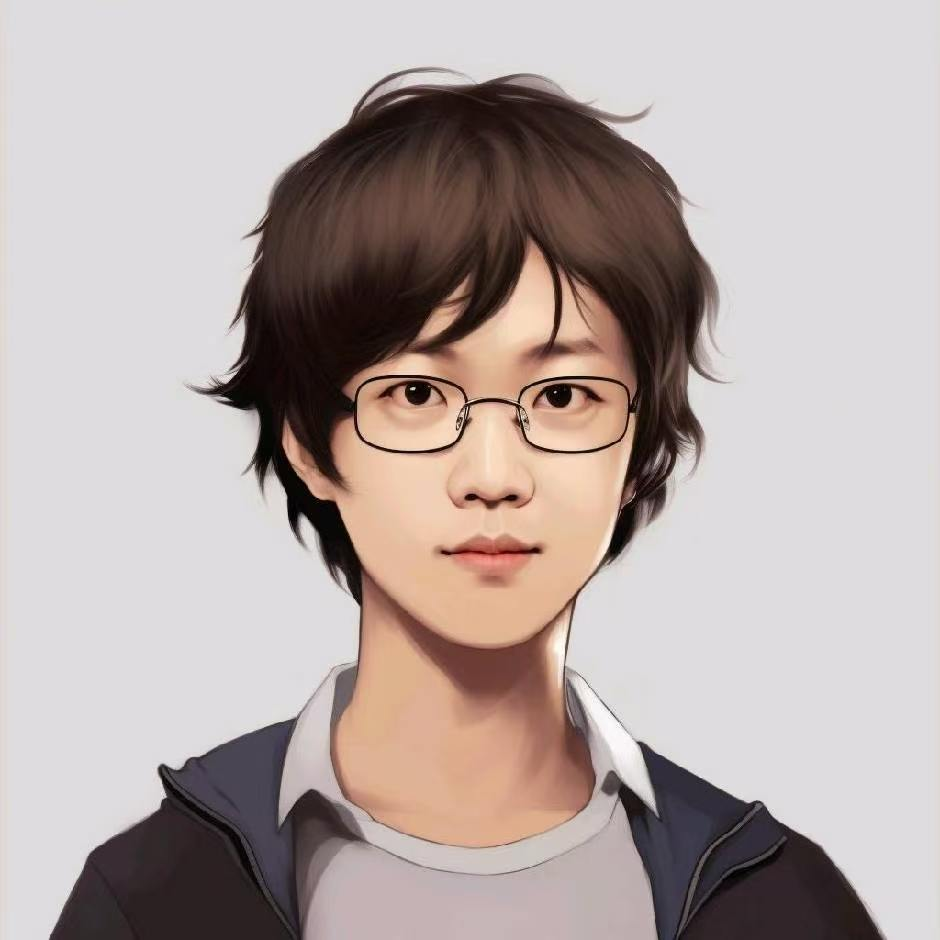
#> input picture claude-code-deepseek/deck/assets/user-photo.png, 940 x 940 px
$ python chroma_cut.py ../../../../claude-code-deepseek/deck/assets/user-photo.png ../../../../claude-code-deepseek/deck/assets/outro-bg-v2.png 1.0
#> lines starting #> are read from the running program, lines starting #| are printed output that depends on the picture; after the words box and inside, x2 and y2 are one past the last pixel; in counts of white or black regions, pixels touching at a corner belong together
#!/usr/bin/env python3
"""连通域色键抠图：去掉与图像边缘连通的纯色背景，保护主体内部孔洞
   (例如封面笔记本浅色屏幕不会被误删)。用法: chroma_cut.py in.png out.png [thr]"""
import sys
import numpy as np
from PIL import Image, ImageFilter

inp, outp = sys.argv[1], sys.argv[2]
thr = float(sys.argv[3]) if len(sys.argv) > 3 else 52.0

im = Image.open(inp).convert("RGBA")
#> im is the input picture: PIL image 940x940 RGBA; mean R, G, B, A 182, 170.1, 167.6, 255
arr = np.asarray(im).copy()
rgb = arr[..., :3].astype(np.float32)

# 背景色 = 四角 24x24 块平均
c = np.concatenate([
    rgb[:24, :24].reshape(-1, 3), rgb[:24, -24:].reshape(-1, 3),
    rgb[-24:, :24].reshape(-1, 3), rgb[-24:, -24:].reshape(-1, 3)])
#> c = 2304 rows, first 8: [223, 218, 215], [223, 218, 215], [223, 217, 217], [223, 217, 217], [222, 218, 217], [222, 218, 217], [220, 218, 219], [220, 218, 219]
bg = c.mean(0)
#> bg = [221.5, 219.5, 221.2]
dist = np.sqrt(((rgb - bg) ** 2).sum(-1))
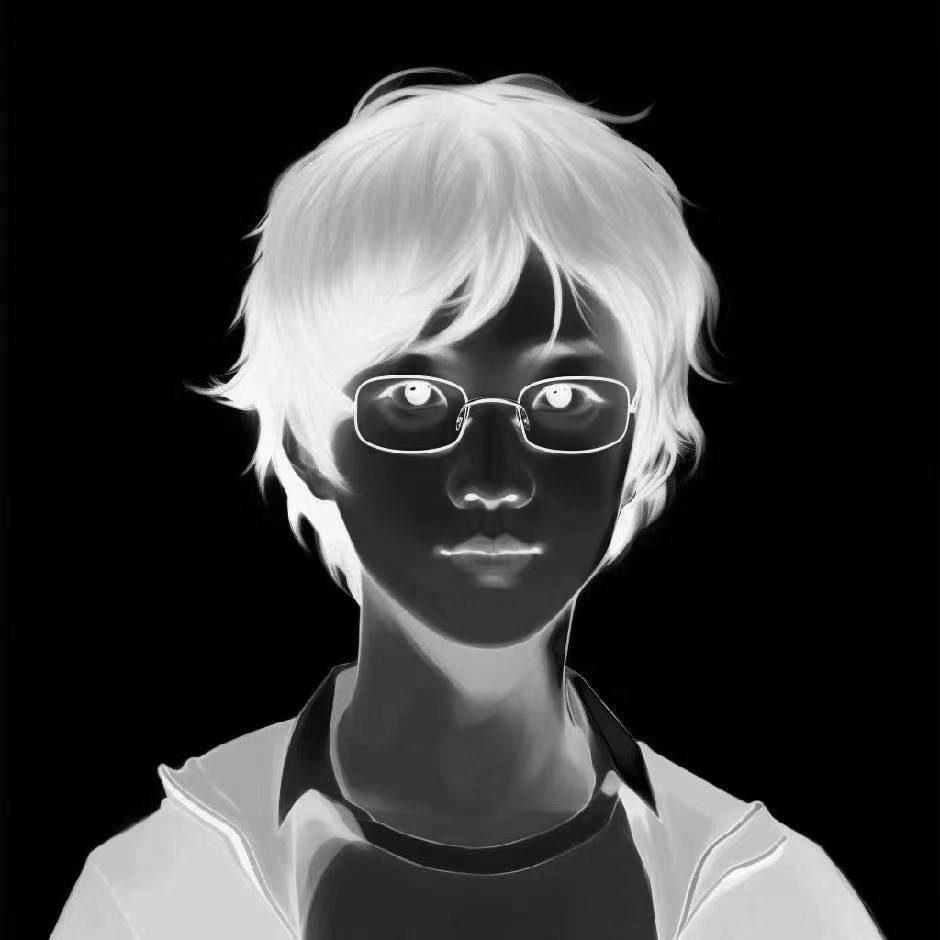
#> dist: shape (940, 940) float32; min 0.684, max 382.4, mean 87; drawn with min black and max white
bgmask = dist < thr
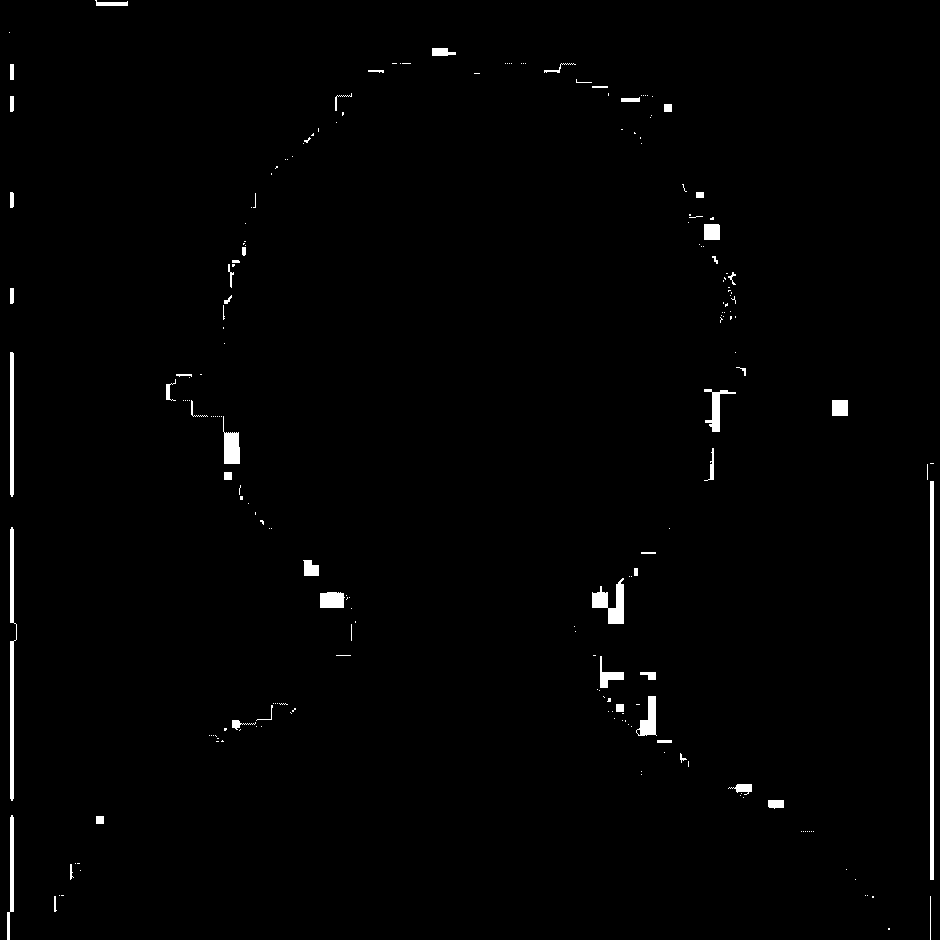
#> bgmask: shape (940, 940) bool; 1.1% white; 214 white regions (162 under 20 px), largest, box (x1, y1, x2, y2) and area: (930, 481, 934, 880) 1596, (10, 527, 17, 801) 1036, (592, 578, 624, 624) 728

# 只删与边缘连通的背景；主体内部接近背景色的孔洞保留
try:
    from scipy import ndimage
    lbl, n = ndimage.label(bgmask)
#> lbl: shape (940, 940) int32; 324 distinct labels, from 0 to 323
#> n = 323
    edge = np.unique(np.concatenate([lbl[0], lbl[-1], lbl[:, 0], lbl[:, -1]]))
#> edge = [0, 1, 321, 322]
    edge = edge[edge != 0]
#> edge = [1, 321, 322]
    connected = np.isin(lbl, edge)
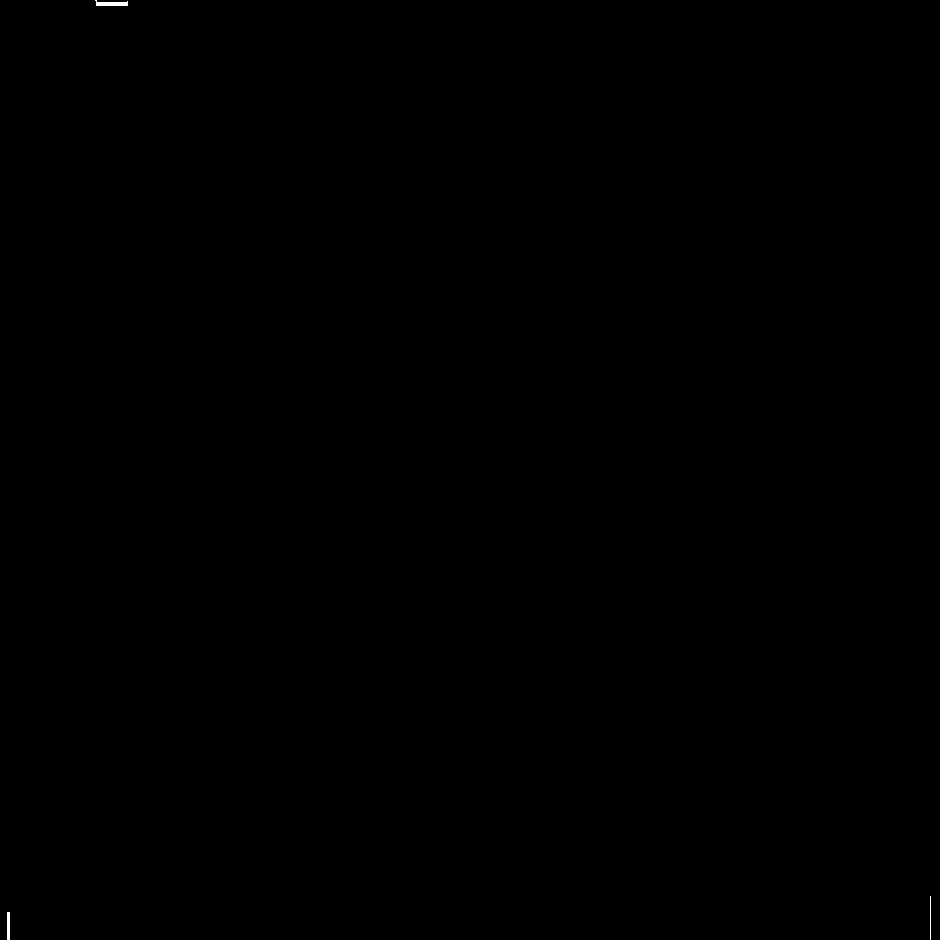
#> connected: shape (940, 940) bool; 0.03% white; 3 white regions, box (x1, y1, x2, y2) and area: (95, 0, 128, 6) 132, (7, 912, 10, 940) 84, (930, 896, 931, 940) 44
    mode = f"connected-component (scipy, {n} labels)"
#> mode = 'connected-component (scipy, 323 labels)'
except Exception as e:
    connected = bgmask
    mode = f"flat-threshold (no scipy: {e})"

alpha = np.where(connected, 0, 255).astype(np.uint8)
# 边缘羽化 1.2px
alpha_img = Image.fromarray(alpha).filter(ImageFilter.GaussianBlur(1.2))
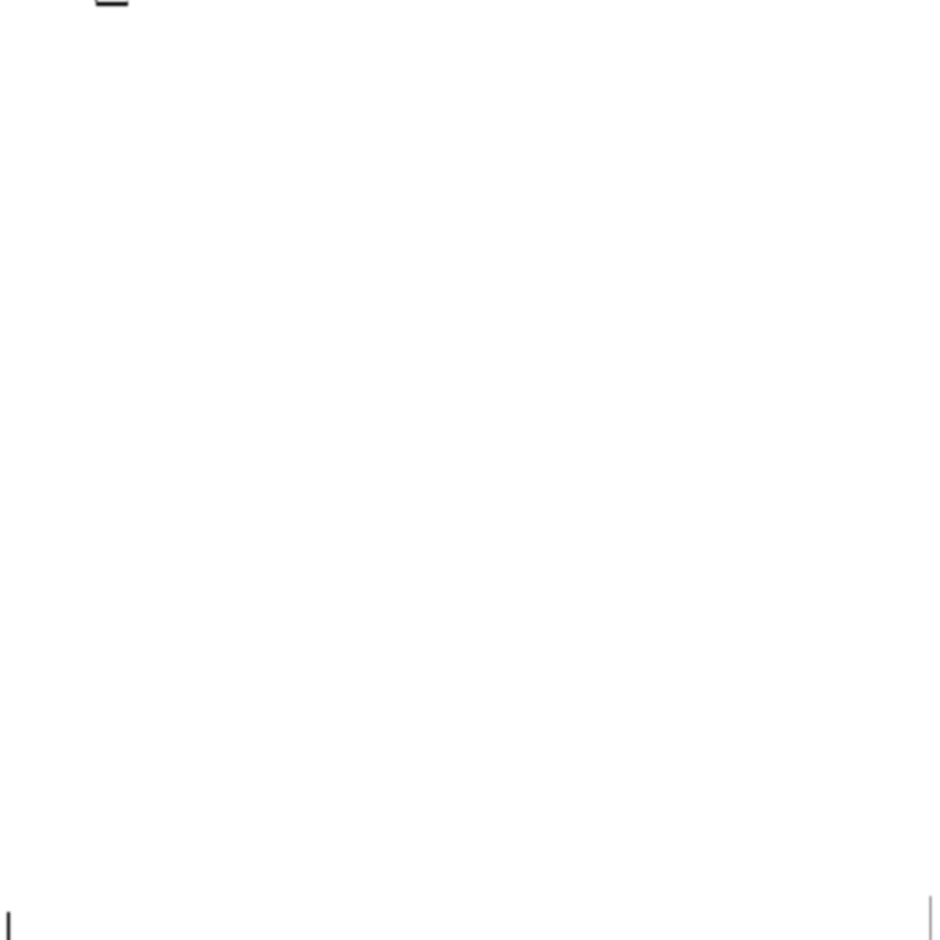
#> alpha_img: PIL image 940x940 L; min 29, max 255, mean 254.9
arr[..., 3] = np.asarray(alpha_img)
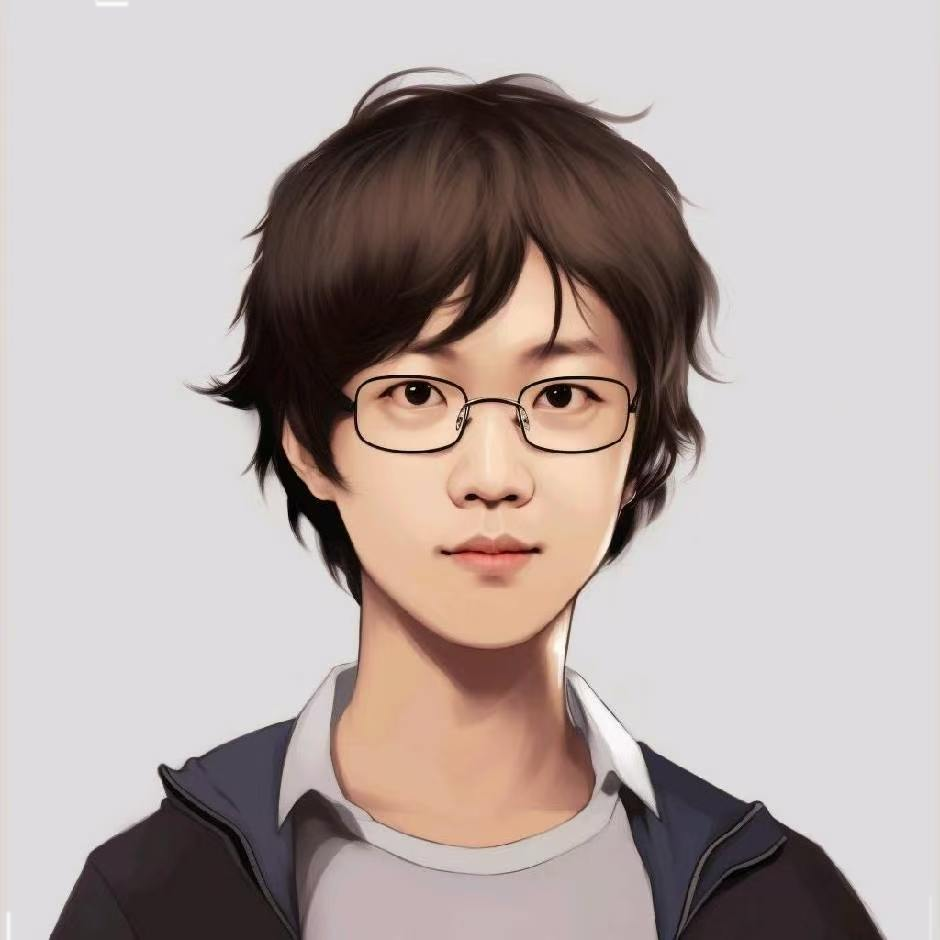
#> arr: shape (940, 940, 4); 0.11% of pixels changed, all inside (x1, y1, x2, y2) = (4, 0, 934, 940); transparent parts drawn white
Image.fromarray(arr).save(outp)
print(f"OK {outp} | bg={bg.astype(int).tolist()} thr={thr} | {mode}")
#| OK ../../../../claude-code-deepseek/deck/assets/outro-bg-v2.png | bg=[221, 219, 221] thr=1.0 | connected-component (scipy, 323 labels)
